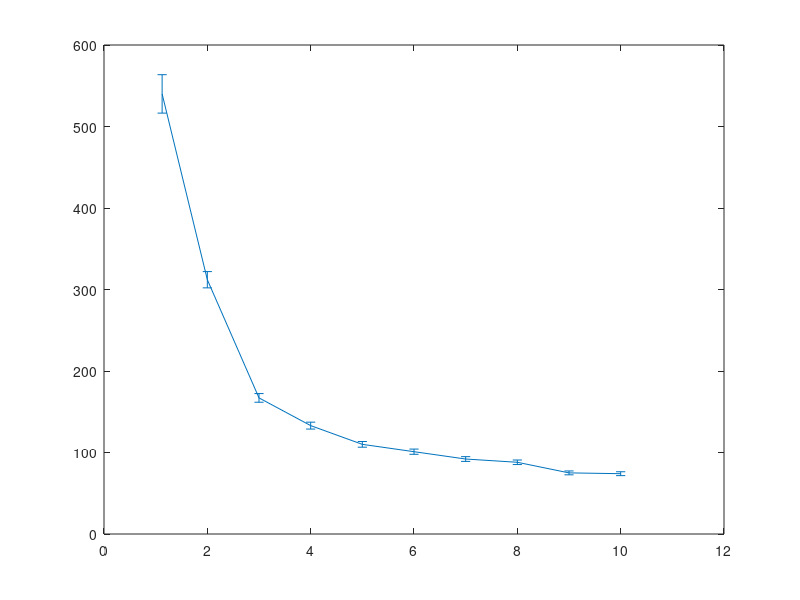

The MATLAB script that drew this image: (Note: this script raises an error after producing the figure.)
clear all;
close all;
clc;

vin=[1.125 2 3 4 5 6 7 8 9 10];
sigma=[540 312 167 133 110 101 92 88 75 74];
err=[1/sqrt(525)*sigma(1) 1/sqrt(978)*sigma(2) 1/sqrt(985)*sigma(3)...
     1/sqrt(987)*sigma(4) 1/sqrt(995)*sigma(5) 1/sqrt(999)*sigma(6)...
     1/sqrt(1000)*sigma(7) 1/sqrt(999)*sigma(8) 1/sqrt(1000)*sigma(9) 1/sqrt(967)*sigma(10)];

fitfun=@(A,x)sqrt(A(1)*x.^(-2)+A(2));
xf0=[0.9,140];
A=lsqcurvefit(fitfun,xf0,vin(1:end),sigma(1:end));

%plot(vin,sigma,'r*');
E1=errorbar(vin,sigma,err);
set(E1,'LineStyle', 'none ','Color', 'r','LineWidth', 3, 'Marker', '*', 'MarkerSize', 8, ...
         'MarkerEdgeColor', [.2 .2 .2], 'MarkerFaceColor' , [0,1,1]);
xlabel('input(mV)');
ylabel('jitter rms(ps)');
grid on
hold on

times = linspace(vin(1),vin(end));
plot(times,fitfun(A,times),'b--','LineWidth', 2)
hold on

simin=[1.125 2 6 8];
simsig=[610.1 219.2 84.4 77.4];
simerr=[1/sqrt(40)*simsig(1) 1/sqrt(40)*simsig(2) 1/sqrt(40)*simsig(3) 1/sqrt(40)*simsig(4)];
E2=errorbar(simin,simsig,simerr);
set(E2,'LineStyle', 'none ','Color', 'g','LineWidth', 3, 'Marker', '.', 'MarkerSize', 8, ...
         'MarkerEdgeColor', [.2 .2 .2], 'MarkerFaceColor' , [0,1,1]);
legend('measurement data','measured data fitting','simulation data');
title('Board 5 T11 timing performance');
